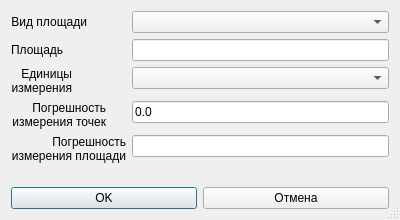
<?xml version="1.0" encoding="UTF-8"?>
<ui version="4.0">
 <class>DialogArea</class>
 <widget class="QDialog" name="DialogArea">
  <property name="geometry">
   <rect>
    <x>0</x>
    <y>0</y>
    <width>400</width>
    <height>220</height>
   </rect>
  </property>
  <property name="windowTitle">
   <string>Площадь</string>
  </property>
  <property name="windowIcon">
   <iconset resource="..\resources.qrc">
    <normaloff>:/plugins/openland/icons/attributes.png</normaloff>:/plugins/openland/icons/attributes.png</iconset>
  </property>
  <property name="sizeGripEnabled">
   <bool>true</bool>
  </property>
  <property name="modal">
   <bool>true</bool>
  </property>
  <layout class="QGridLayout" name="gridLayout">
   <item row="0" column="0">
    <layout class="QFormLayout" name="formLayout">
     <property name="fieldGrowthPolicy">
      <enum>QFormLayout::AllNonFixedFieldsGrow</enum>
     </property>
     <item row="0" column="0">
      <widget class="QLabel" name="label">
       <property name="text">
        <string>&lt;html&gt;&lt;head/&gt;&lt;body&gt;&lt;p align=&quot;right&quot;&gt;Вид площади&lt;/p&gt;&lt;/body&gt;&lt;/html&gt;</string>
       </property>
      </widget>
     </item>
     <item row="0" column="1">
      <widget class="QComboBox" name="comboBoxVidPlosh"/>
     </item>
     <item row="2" column="0">
      <widget class="QLabel" name="label_2">
       <property name="text">
        <string>&lt;html&gt;&lt;head/&gt;&lt;body&gt;&lt;p&gt;Площадь&lt;/p&gt;&lt;/body&gt;&lt;/html&gt;</string>
       </property>
      </widget>
     </item>
     <item row="2" column="1">
      <widget class="QLineEdit" name="lineEditPlosh"/>
     </item>
     <item row="3" column="0">
      <widget class="QLabel" name="label_3">
       <property name="text">
        <string>&lt;html&gt;&lt;head/&gt;&lt;body&gt;&lt;p align=&quot;right&quot;&gt;Единицы&lt;br/&gt;измерения&lt;/p&gt;&lt;/body&gt;&lt;/html&gt;</string>
       </property>
       <property name="alignment">
        <set>Qt::AlignLeading|Qt::AlignLeft|Qt::AlignVCenter</set>
       </property>
      </widget>
     </item>
     <item row="3" column="1">
      <widget class="QComboBox" name="comboBoxEdnIzm"/>
     </item>
     <item row="4" column="0">
      <widget class="QLabel" name="label_5">
       <property name="text">
        <string>&lt;html&gt;&lt;head/&gt;&lt;body&gt;&lt;p align=&quot;right&quot;&gt;Погрешность&lt;br/&gt;измерения точек&lt;/p&gt;&lt;/body&gt;&lt;/html&gt;</string>
       </property>
      </widget>
     </item>
     <item row="4" column="1">
      <widget class="QLineEdit" name="lineEditDelta">
       <property name="inputMask">
        <string>9.9; </string>
       </property>
       <property name="text">
        <string>0.0</string>
       </property>
      </widget>
     </item>
     <item row="5" column="0">
      <widget class="QLabel" name="label_4">
       <property name="text">
        <string>&lt;html&gt;&lt;head/&gt;&lt;body&gt;&lt;p align=&quot;right&quot;&gt;Погрешность&lt;br /&gt;измерения площади&lt;/p&gt;&lt;/body&gt;&lt;/html&gt;</string>
       </property>
      </widget>
     </item>
     <item row="5" column="1">
      <widget class="QLineEdit" name="lineEditPogrIzm"/>
     </item>
    </layout>
   </item>
   <item row="2" column="0">
    <layout class="QHBoxLayout" name="horizontalLayout">
     <item>
      <widget class="QPushButton" name="pushButtonSave">
       <property name="text">
        <string>OK</string>
       </property>
       <property name="icon">
        <iconset resource="..\resources.qrc">
         <normaloff>:/plugins/openland/icons/save.png</normaloff>:/plugins/openland/icons/save.png</iconset>
       </property>
      </widget>
     </item>
     <item>
      <widget class="QPushButton" name="pushButtonClose">
       <property name="text">
        <string>Отмена</string>
       </property>
       <property name="icon">
        <iconset resource="..\resources.qrc">
         <normaloff>:/plugins/openland/icons/close.png</normaloff>:/plugins/openland/icons/close.png</iconset>
       </property>
      </widget>
     </item>
    </layout>
   </item>
   <item row="1" column="0">
    <spacer name="verticalSpacer">
     <property name="orientation">
      <enum>Qt::Vertical</enum>
     </property>
     <property name="sizeHint" stdset="0">
      <size>
       <width>20</width>
       <height>40</height>
      </size>
     </property>
    </spacer>
   </item>
  </layout>
 </widget>
 <tabstops>
  <tabstop>comboBoxVidPlosh</tabstop>
  <tabstop>lineEditPlosh</tabstop>
  <tabstop>comboBoxEdnIzm</tabstop>
  <tabstop>lineEditDelta</tabstop>
  <tabstop>lineEditPogrIzm</tabstop>
  <tabstop>pushButtonSave</tabstop>
  <tabstop>pushButtonClose</tabstop>
 </tabstops>
 <resources>
  <include location="..\resources.qrc"/>
 </resources>
 <connections/>
</ui>
